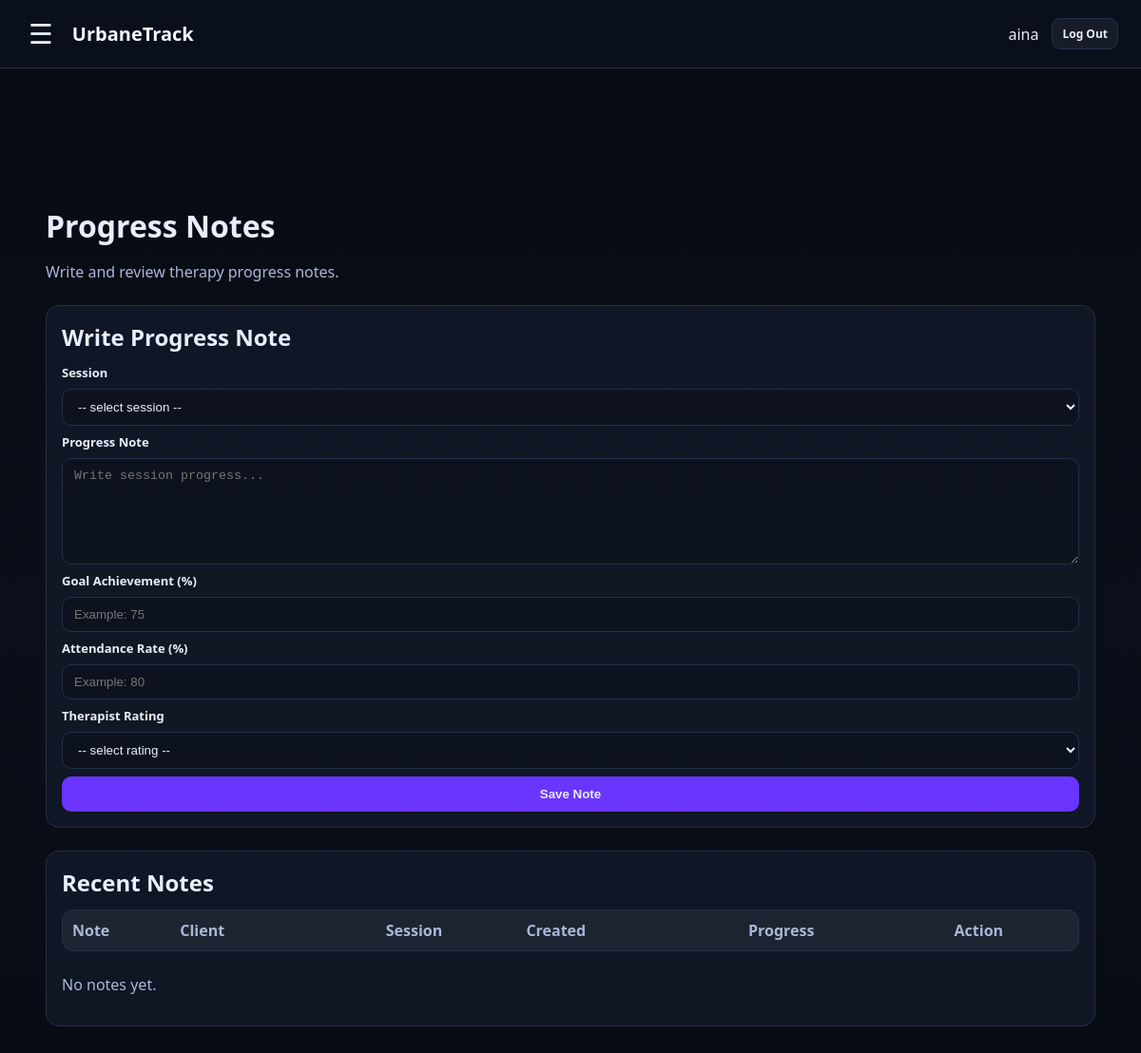
The app's page /therapist/progress-notes (signed in), older data.
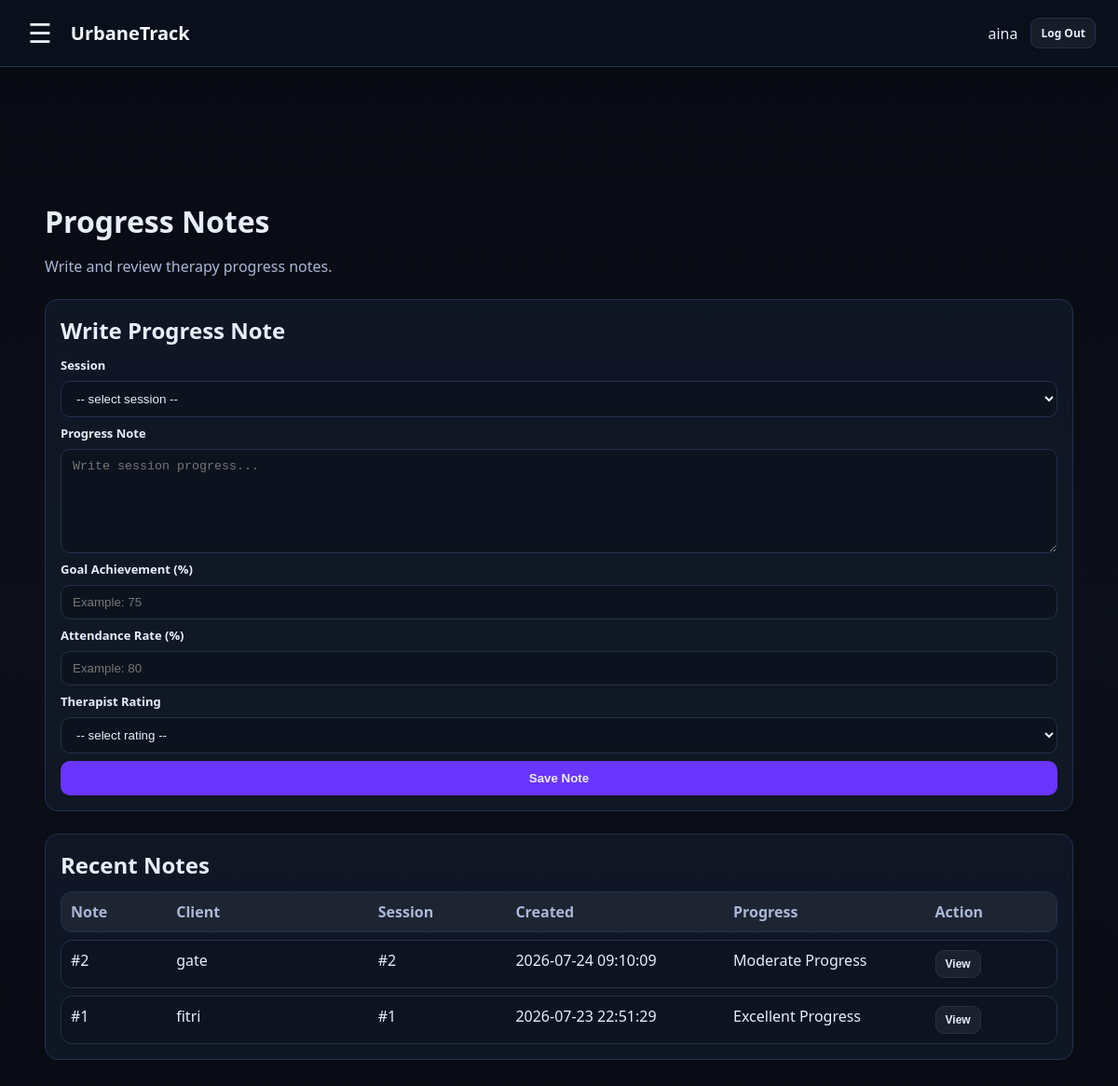
The same page, newer data.
### tables this page shows
CREATE TABLE progress_notes (
        note_id INTEGER PRIMARY KEY AUTOINCREMENT,
        appointment_id INTEGER NOT NULL,
        therapist_user_id INTEGER NOT NULL,
        created_at TEXT NOT NULL,
        content TEXT NOT NULL, goal_score INTEGER DEFAULT 0, attendance_rate INTEGER DEFAULT 0, therapist_rating INTEGER DEFAULT 0, progress_status TEXT, ai_recommendation TEXT,
        FOREIGN KEY(appointment_id) REFERENCES appointments(appointment_id),
        FOREIGN KEY(therapist_user_id) REFERENCES users(user_id)
    );

CREATE TABLE clients (
        client_id INTEGER PRIMARY KEY AUTOINCREMENT,
        parent_user_id INTEGER NOT NULL,
        full_name TEXT NOT NULL,
        date_of_birth TEXT,
        FOREIGN KEY(parent_user_id) REFERENCES users(user_id)
    );

CREATE TABLE appointments (
        appointment_id INTEGER PRIMARY KEY AUTOINCREMENT,
        client_id INTEGER NOT NULL,
        therapist_user_id INTEGER NOT NULL,
        appointment_type TEXT NOT NULL CHECK(appointment_type IN ('THERAPY','ASSESSMENT')) DEFAULT 'THERAPY',
        date_time TEXT NOT NULL,
        location TEXT,
        status TEXT NOT NULL CHECK(status IN ('Scheduled','Cancelled','Completed')) DEFAULT 'Scheduled',
        notes TEXT,

        confirmation_status TEXT NOT NULL
            CHECK(confirmation_status IN ('Pending','Accepted','Declined','Rescheduled'))
            DEFAULT 'Pending',
        update_note TEXT,
        last_updated_at TEXT,

        FOREIGN KEY(client_id) REFERENCES clients(client_id),
        FOREIGN KEY(therapist_user_id) REFERENCES users(user_id)
    );

### app.py (the view)
@app.get("/therapist/progress-notes")
@login_required(roles=["THERAPIST"])
def therapist_progress_notes():
    therapist_id = session["user"]["user_id"]
    db = get_db()
    sessions = db.execute("""
        SELECT
            a.appointment_id,
            a.date_time,
            a.confirmation_status,
            c.full_name AS client_name
        FROM appointments a
        JOIN clients c
            ON c.client_id = a.client_id
        WHERE a.therapist_user_id = ?
        ORDER BY a.date_time DESC
    """, (therapist_id,)).fetchall()
    notes = db.execute("""
        SELECT
            pn.note_id,
            pn.created_at,
            pn.content,
            pn.goal_score,
            pn.attendance_rate,
            pn.therapist_rating,
            pn.progress_status,
            pn.ai_recommendation,
            a.appointment_id,
            c.full_name AS client_name
        FROM progress_notes pn
        JOIN appointments a
            ON a.appointment_id = pn.appointment_id
        JOIN clients c
            ON c.client_id = a.client_id
        WHERE pn.therapist_user_id = ?
        ORDER BY pn.note_id DESC
        LIMIT 10
    """, (therapist_id,)).fetchall()
    return render_template(
        "therapist_progress_notes.html",
        sessions=sessions,
        notes=notes
    )

### app.py (called while the page is built)
def get_db():
    if "db" not in g:
        g.db = sqlite3.connect(DB_PATH)
        g.db.row_factory = sqlite3.Row
    return g.db

def login_required(roles=None):
    def decorator(fn):
        @wraps(fn)
        def wrapper(*args, **kwargs):
            user = session.get("user")
            if not user:
                flash("Please log in first.", "error")
                return redirect(url_for("home"))
            if roles and user.get("role") not in roles:
                abort(403)
            return fn(*args, **kwargs)
        return wrapper
    return decorator

### templates/therapist_progress_notes.html (shortened to what this page needs)
{% extends "base.html" %}
{% block content %}
<div class="page-container">
  <div class="page-heading">
    <h1>Progress Notes</h1>
    <p class="muted">
      Write and review therapy progress notes.
    </p>
  </div>
  <section class="notes-layout">
    <div class="card">
      <h2>Write Progress Note</h2>
      <form
        method="POST"
        action="{{ url_for('therapist_add_note') }}"
        class="form"
      >
        <label for="appointment_id">Session</label>
        <select
          id="appointment_id"
          name="appointment_id"
          required
        >
          <option value="">
            -- select session --
          </option>
        </select>
        <label for="content">Progress Note</label>
        <textarea
          id="content"
          name="content"
          rows="6"
          placeholder="Write session progress..."
          required
        ></textarea>
        <label for="goal_score">
          Goal Achievement (%)
        </label>
        <input
          type="number"
          id="goal_score"
          name="goal_score"
          min="0"
          max="100"
          placeholder="Example: 75"
          required
        >
        <label for="attendance_rate">
          Attendance Rate (%)
        </label>
        <input
          type="number"
          id="attendance_rate"
          name="attendance_rate"
          min="0"
          max="100"
          placeholder="Example: 80"
          required
        >
        <label for="therapist_rating">
          Therapist Rating
        </label>
        <select
          id="therapist_rating"
          name="therapist_rating"
          required
        >
          <option value="">
            -- select rating --
          </option>
        </select>
        <button
          class="btn primary"
          type="submit"
        >
          Save Note
        </button>
      </form>
    </div>
    <div class="card">
      <h2>Recent Notes</h2>
      <div class="table">
        <div class="row head notes-row">
          <div>Note</div>
          <div>Client</div>
          <div>Session</div>
          <div>Created</div>
          <div>Progress</div>
          <div>Action</div>
        </div>
        {% for n in notes %}
          <div class="row notes-row">
            <div>#{{ n.note_id }}</div>
            <div>{{ n.client_name }}</div>
            <div>#{{ n.appointment_id }}</div>
            <div>{{ n.created_at }}</div>
            <div>
              {{ n.progress_status or "Not evaluated" }}
            </div>
            <div>
              <button
                class="btn small view-note-btn"
                type="button"
                data-client="{{ n.client_name | e }}"
                data-date="{{ n.created_at | e }}"
                data-content="{{ n.content | e }}"
                data-goal="{{ n.goal_score }}"
                data-attendance="{{ n.attendance_rate }}"
                data-rating="{{ n.therapist_rating }}"
                data-status="{{ (n.progress_status or 'Not evaluated') | e }}"
                data-recommendation="{{ (n.ai_recommendation or 'No recommendation available.') | e }}"
              >
                View
              </button>
            </div>
          </div>
        {% else %}
          <p class="muted">
            No notes yet.
          </p>
        {% endfor %}
      </div>
</section>
{% endblock %}

Row changes from the older to the newer data that the page shows:
added progress_notes: note_id "2", client_name "gate", appointment_id "2", created_at "2026-07-24 09:10:09", progress_status "Moderate Progress"
added progress_notes: note_id "1", client_name "fitri", appointment_id "1", created_at "2026-07-23 22:51:29", progress_status "Excellent Progress"
Text that changed along with them:
text no longer shown: "No notes yet."
